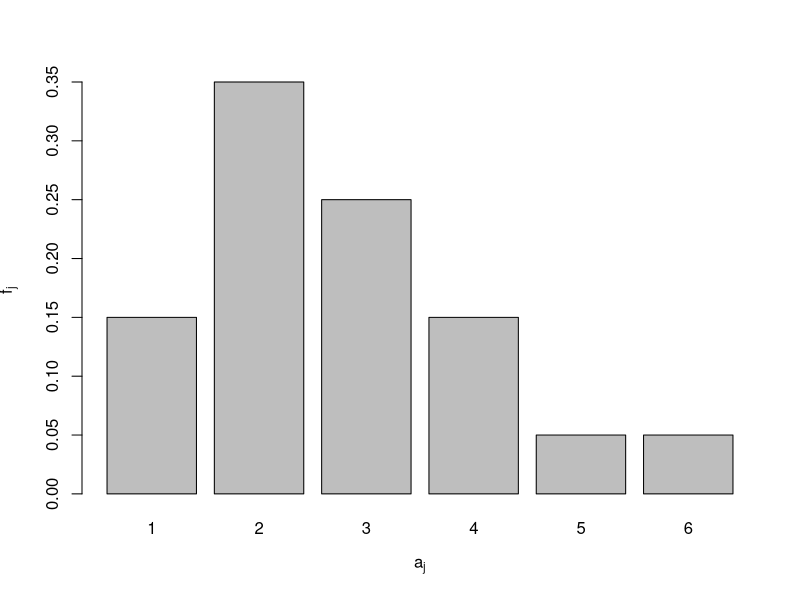

Recreate this plot in R.
grades <- read.table("schulnoten.dat", col.names="Grade")

ordgrades <- sort(grades$Grade)
print(ordgrades)

absfreqs <- table(grades$Grade)
print(absfreqs)

relfreqs <- absfreqs / nrow(grades)
print(relfreqs)

cumabsfreqs <- cumsum(absfreqs)
print(cumabsfreqs)

cumrelfreqs <- cumabsfreqs / nrow(grades)
print(cumrelfreqs)

barplot(relfreqs, xlab=expression(a[j]), ylab=expression(f[j]))
